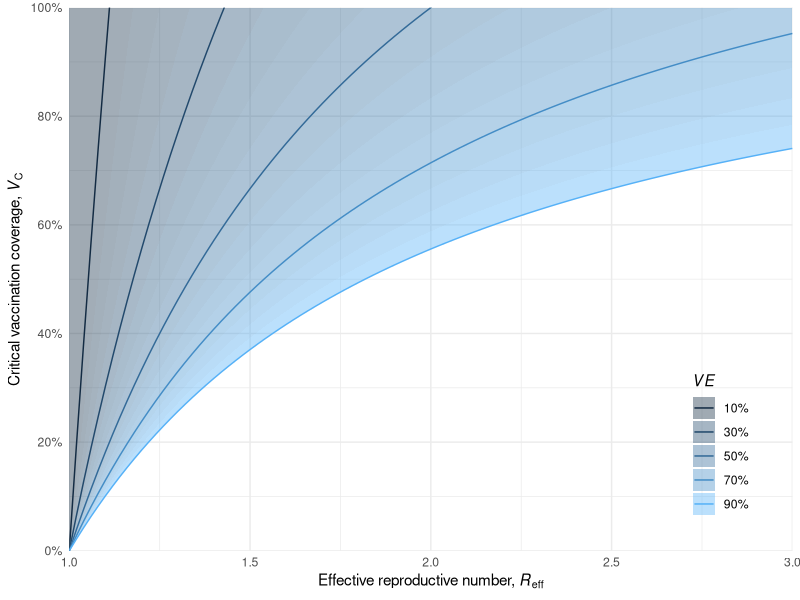

Reproduce this figure in R.

require(data.table)
require(ggplot2)

.args <- if (interactive()) c("test.png") else commandArgs(trailingOnly = TRUE)

ve.res <- 0.05
ve.step <- 0.2

# TODO move contouring logic in here?
dt <- data.table(expand.grid(R=seq(1,3,length.out = 101), VE=seq(.9, .1, by=-ve.res)))
dt[, lower := (1-(1/R))/VE ]
dt[, upper := (1-(1/R))/(VE-ve.res) ]
dt[VE == .1, upper := 1]

legend.inset <- 0.05
ve.contours <- seq(.1, .9, by=ve.step)

#' TODO probably superior to annotate the contour lines
#'  and provide a color bar instead of a legend
p <- ggplot(dt) + aes(R, group = VE) +
  geom_ribbon(aes(ymin=lower, ymax=upper, fill = VE), alpha = 0.4) +
  geom_line(
    aes(y=lower, color = VE),
    data = function(dt) dt[abs(round((VE - 0.1)/ve.step)-(VE - 0.1)/ve.step) < ve.res/2]
  ) +
  theme_minimal() + theme(
    legend.position = c(1-legend.inset, 0+legend.inset),
    legend.justification = c(1, 0)
  ) +
  coord_cartesian(ylim=c(0, 1), expand = FALSE) +
  scale_color_continuous(
    expression(italic(VE)),
    breaks = ve.contours,
    labels = scales::label_percent(),
    guide = "legend", aesthetics = c("color","fill")
  ) +
  scale_x_continuous(expression("Effective reproductive number, "*italic(R)[eff])) +
  scale_y_continuous(
    expression("Critical vaccination coverage, "*italic(V)[C]),
    breaks = seq(0,1,by=0.2),
    labels = scales::label_percent()
  )

ggsave(tail(.args, 1), p, width = 5, height = 5, units = "in", dpi = 300)